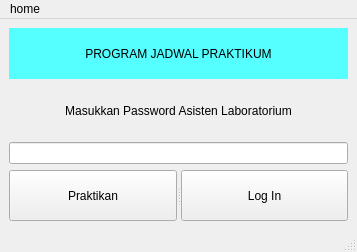
<?xml version="1.0" encoding="UTF-8"?>
<ui version="4.0">
 <class>MainWindow</class>
 <widget class="QMainWindow" name="MainWindow">
  <property name="geometry">
   <rect>
    <x>0</x>
    <y>0</y>
    <width>357</width>
    <height>252</height>
   </rect>
  </property>
  <property name="windowTitle">
   <string>MainWindow</string>
  </property>
  <widget class="QWidget" name="centralwidget">
   <layout class="QGridLayout" name="gridLayout_2">
    <item row="0" column="0">
     <layout class="QGridLayout" name="gridLayout">
      <item row="0" column="0">
       <widget class="QLabel" name="label">
        <property name="styleSheet">
         <string notr="true">background-color: rgb(85, 255, 255);
font: 10pt &quot;MS Shell Dlg 2&quot;;</string>
        </property>
        <property name="text">
         <string>PROGRAM JADWAL PRAKTIKUM</string>
        </property>
        <property name="alignment">
         <set>Qt::AlignCenter</set>
        </property>
       </widget>
      </item>
     </layout>
    </item>
    <item row="1" column="0">
     <widget class="QLabel" name="label_4">
      <property name="layoutDirection">
       <enum>Qt::LeftToRight</enum>
      </property>
      <property name="text">
       <string>Masukkan Password Asisten Laboratorium</string>
      </property>
      <property name="alignment">
       <set>Qt::AlignCenter</set>
      </property>
     </widget>
    </item>
    <item row="3" column="0">
     <widget class="QSplitter" name="splitter_2">
      <property name="orientation">
       <enum>Qt::Horizontal</enum>
      </property>
      <widget class="QPushButton" name="PrakBtn">
       <property name="text">
        <string>Praktikan</string>
       </property>
      </widget>
      <widget class="QPushButton" name="LoginBtn">
       <property name="text">
        <string>Log In</string>
       </property>
      </widget>
     </widget>
    </item>
    <item row="2" column="0">
     <widget class="QLineEdit" name="lineEdit">
      <property name="echoMode">
       <enum>QLineEdit::Password</enum>
      </property>
     </widget>
    </item>
   </layout>
  </widget>
  <widget class="QMenuBar" name="menubar">
   <property name="geometry">
    <rect>
     <x>0</x>
     <y>0</y>
     <width>357</width>
     <height>26</height>
    </rect>
   </property>
   <widget class="QMenu" name="menuhome">
    <property name="title">
     <string>home</string>
    </property>
    <addaction name="actionExit"/>
   </widget>
   <addaction name="menuhome"/>
  </widget>
  <widget class="QStatusBar" name="statusbar"/>
  <action name="actionExit">
   <property name="text">
    <string>Exit</string>
   </property>
  </action>
 </widget>
 <resources/>
 <connections>
  <connection>
   <sender>PrakBtn</sender>
   <signal>clicked(bool)</signal>
   <receiver>MainWindow</receiver>
   <slot>close()</slot>
   <hints>
    <hint type="sourcelabel">
     <x>93</x>
     <y>165</y>
    </hint>
    <hint type="destinationlabel">
     <x>178</x>
     <y>109</y>
    </hint>
   </hints>
  </connection>
  <connection>
   <sender>actionExit</sender>
   <signal>triggered()</signal>
   <receiver>MainWindow</receiver>
   <slot>close()</slot>
   <hints>
    <hint type="sourcelabel">
     <x>-1</x>
     <y>-1</y>
    </hint>
    <hint type="destinationlabel">
     <x>178</x>
     <y>109</y>
    </hint>
   </hints>
  </connection>
 </connections>
</ui>
